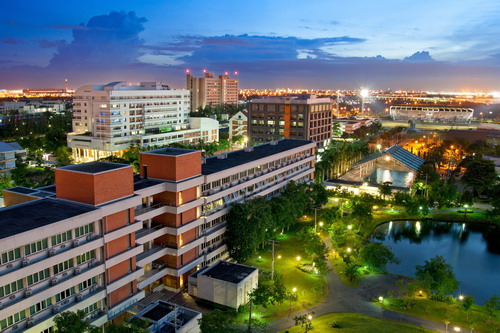
#> input picture Lab1/kmitl.jpg, 500 x 333 px, found by its file name
$ python lab1-1_1.py
#> lines starting #> are read from the running program, lines starting #| are printed output that depends on the picture
import cv2
import numpy as np
import math
import matplotlib.image as mpimg


#matplotlib notbook
from matplotlib import pyplot as plt
from mpl_toolkits.mplot3d import Axes3D

# create figure
fig = plt.figure(figsize=(10, 5))

# setting values to rows and column variables
rows = 2
columns = 4

############################################

image = cv2.imread("lab1/kmitl.jpg")
#> image is the input picture: shape (333, 500, 3); mean B, G, R 102.1, 104.3, 95.2
# print(type(image))

# plt.imshow(image)

# # plt.subplot(image)

# plt.show()

# # # Display the image
# cv2.imshow("Image", image)

# # Wait for the user to press a key
# cv2.waitKey(0)

# # Close all windows
# cv2.destroyAllWindows()

# reading images
img_origin = image
img_B = image
img_G = image
img_R = image


############################################# BGR
# Adds a subplot at the 1st position
fig.add_subplot(rows, columns, 1)

# showing image
plt.imshow(img_origin)
plt.axis('on')
plt.title("6364 BGR")

# Adds a subplot at the 2nd position
fig.add_subplot(rows, columns, 2)
img_B = img_B[:,:,0]
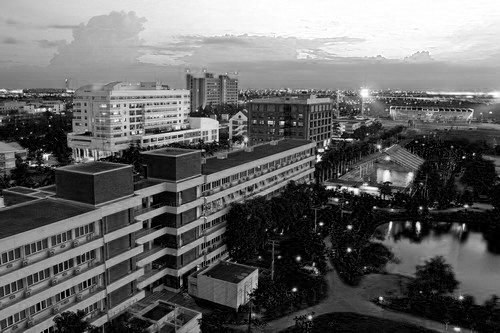
#> img_B: shape (333, 500); min 0, max 255, mean 102.1
# showing image
plt.imshow(img_B, cmap=plt.cm.gray)
plt.axis('on')
plt.title("B")

# Adds a subplot at the 3rd position
fig.add_subplot(rows, columns, 3)
img_G = img_G[:,:,1]
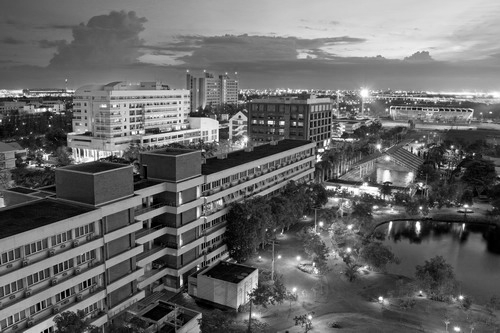
#> img_G: shape (333, 500); min 0, max 255, mean 104.3
# showing image
plt.imshow(img_G, cmap=plt.cm.gray)
plt.axis('on')
plt.title("G")

# Adds a subplot at the 4th position
fig.add_subplot(rows, columns, 4)
img_R = img_R[:,:,2]
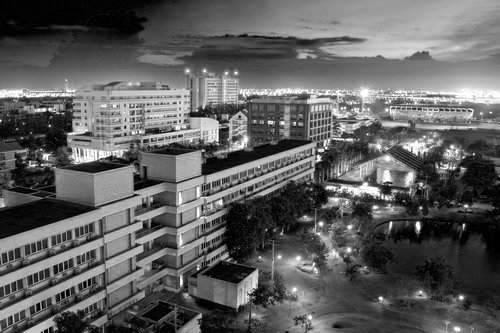
#> img_R: shape (333, 500); min 0, max 255, mean 95.2
# showing image
plt.imshow(img_R, cmap=plt.cm.gray)
plt.axis('on')
plt.title("R")

################################################## RGB

# Adds a subplot at the 5th position
fig.add_subplot(rows, columns, 5)
img_RGB = cv2.cvtColor(img_origin, cv2.COLOR_BGR2RGB)
# img_RGB = img_RGB[:,:,2]
# showing image
plt.imshow(img_RGB)
plt.axis('on')
plt.title("6364 RGB")

# Adds a subplot at the 6th position
fig.add_subplot(rows, columns, 6)
img_RGB_R = cv2.cvtColor(img_origin, cv2.COLOR_BGR2RGB)
img_RGB_R = img_RGB_R[:,:,0]
# showing image
plt.imshow(img_RGB_R, cmap=plt.cm.gray)
plt.axis('on')
plt.title("R")

# Adds a subplot at the 7th position
fig.add_subplot(rows, columns, 7)
img_RGB_G = cv2.cvtColor(img_origin, cv2.COLOR_BGR2RGB)
img_RGB_G = img_RGB_G[:,:,1]
# showing image
plt.imshow(img_RGB_G, cmap=plt.cm.gray)
plt.axis('on')
plt.title("G")

# Adds a subplot at the 8th position
fig.add_subplot(rows, columns, 8)
img_RGB_B = cv2.cvtColor(img_origin, cv2.COLOR_BGR2RGB)
img_RGB_B = img_RGB_B[:,:,2]
# showing image
plt.imshow(img_RGB_B, cmap=plt.cm.gray)
plt.axis('on')
plt.title("B")

plt.show()
#> figure, not shown here; B, G, R data is drawn as R, G, B

$ run again, with Lab1/chainat.jpg copied over Lab1/kmitl.jpg
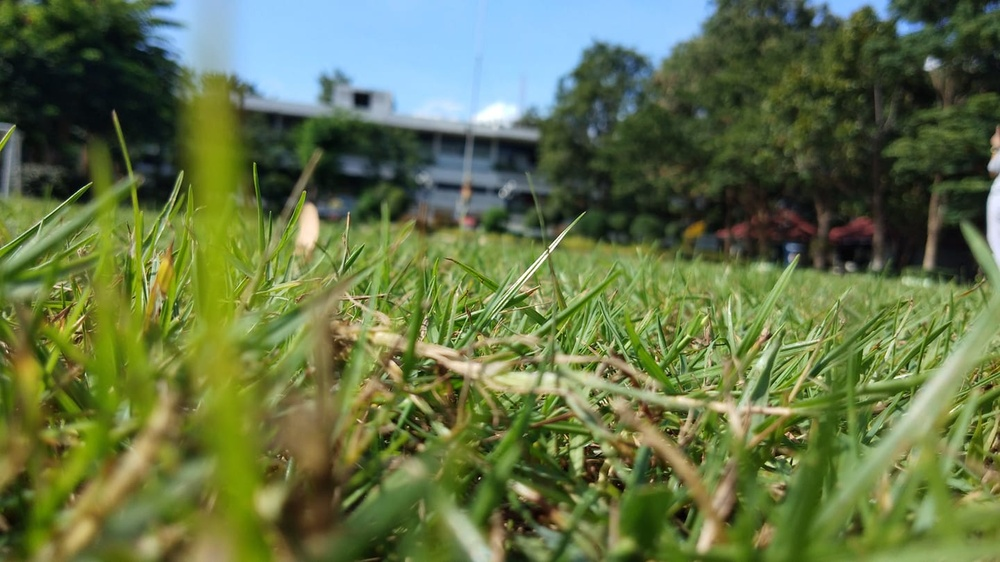
#> input picture Lab1/chainat.jpg, 1000 x 562 px, shrunk from 1440 x 810 before the run, found by its file name
#> image is the input picture: shape (562, 1000, 3); mean B, G, R 71.6, 114.6, 99.2
#> `img_B = img_B[:,:,0]`:
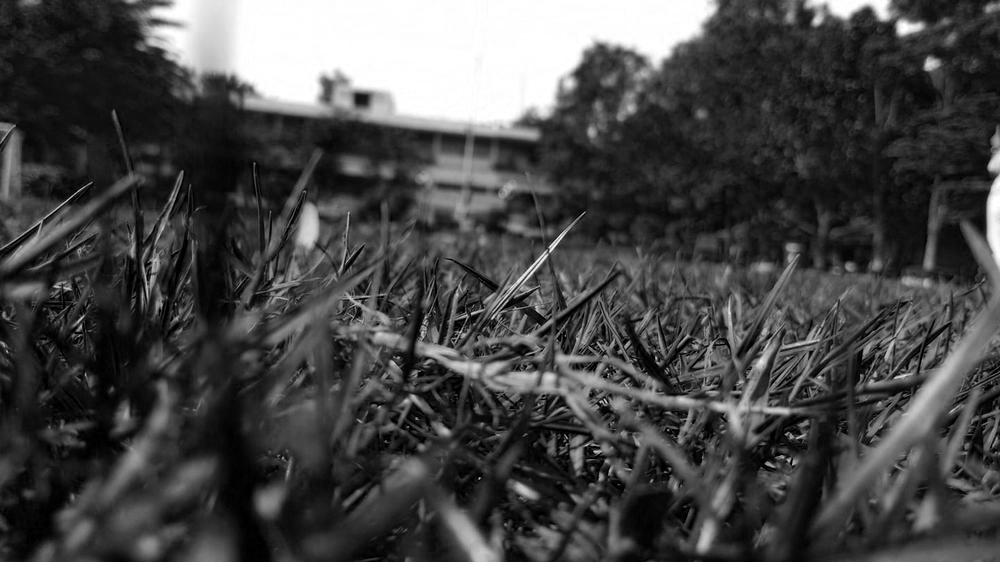
#> img_B: shape (562, 1000); min 0, max 255, mean 71.6
#> `img_R = img_R[:,:,2]`:
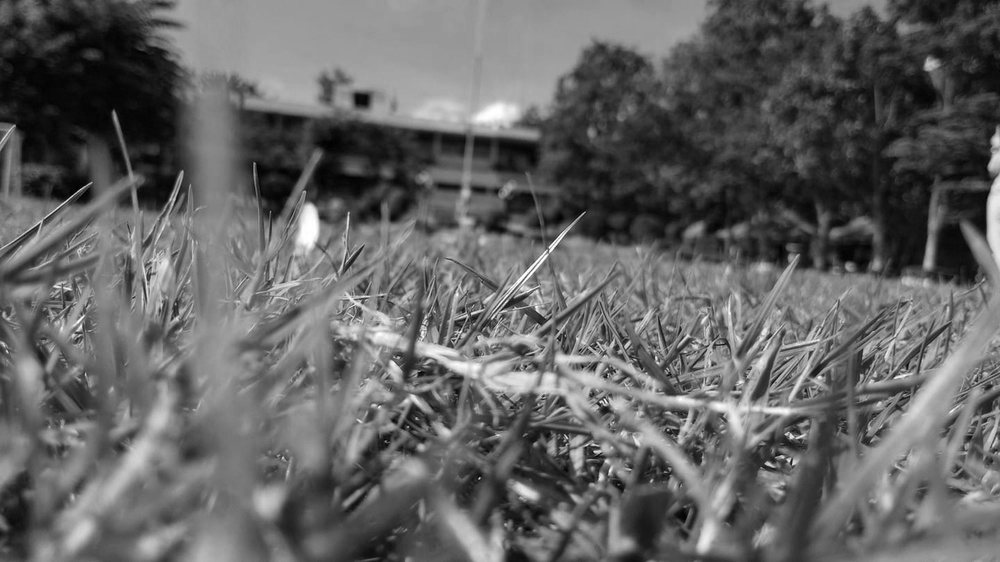
#> img_R: shape (562, 1000); min 0, max 255, mean 99.2
